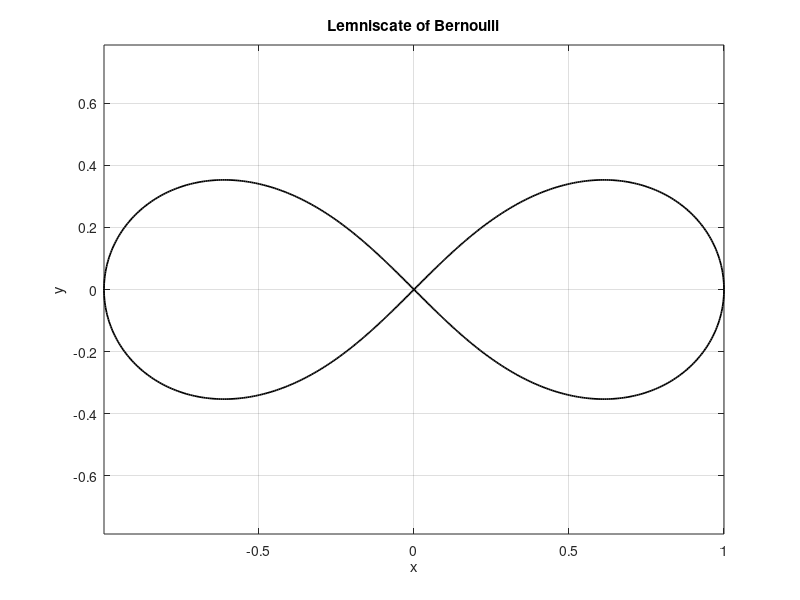

The MATLAB source for this figure:
function ex6_lemniscate()
t = linspace(0,2*pi,800);
x = cos(t)./(1 + sin(t).^2);
y = cos(t).*sin(t)./(1 + sin(t).^2);
figure;
plot(x,y,'k-','LineWidth',1.25);
axis equal; grid on;
title('Lemniscate of Bernoulli');
xlabel('x'); ylabel('y');
end
